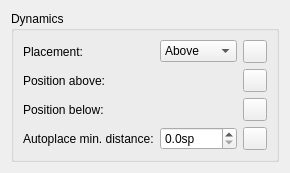
      <widget class="QWidget" name="PageDynamics">
       <layout class="QVBoxLayout" name="verticalLayout_49">
        <item>
         <widget class="QGroupBox" name="groupBox_dynamics">
          <property name="title">
           <string>Dynamics</string>
          </property>
          <layout class="QGridLayout" name="gridLayout_22">
           <item row="3" column="0">
            <widget class="QLabel" name="label_118">
             <property name="text">
              <string>Autoplace min. distance:</string>
             </property>
             <property name="buddy">
              <cstring>dynamicsMinDistance</cstring>
             </property>
            </widget>
           </item>
           <item row="3" column="1">
            <widget class="QDoubleSpinBox" name="dynamicsMinDistance">
             <property name="suffix">
              <string extracomment="spatium unit">sp</string>
             </property>
             <property name="decimals">
              <number>1</number>
             </property>
             <property name="minimum">
              <double>0.000000000000000</double>
             </property>
             <property name="maximum">
              <double>1000.000000000000000</double>
             </property>
             <property name="singleStep">
              <double>0.200000000000000</double>
             </property>
             <property name="value">
              <double>0.000000000000000</double>
             </property>
            </widget>
           </item>
           <item row="3" column="2">
            <widget class="QToolButton" name="resetDynamicsMinDistance">
             <property name="toolTip">
              <string>Reset to default</string>
             </property>
             <property name="accessibleName">
              <string>Reset 'Autoplace min. distance' value</string>
             </property>
             <property name="text">
              <string notr="true"/>
             </property>
            </widget>
           </item>
           <item row="1" column="2">
            <widget class="QToolButton" name="resetDynamicsPosAbove">
             <property name="toolTip">
              <string>Reset to default</string>
             </property>
             <property name="accessibleName">
              <string>Reset 'Position above' value</string>
             </property>
             <property name="text">
              <string notr="true"/>
             </property>
            </widget>
           </item>
           <item row="0" column="1">
            <widget class="QComboBox" name="dynamicsPlacement">
             <item>
              <property name="text">
               <string notr="true">Above</string>
              </property>
             </item>
             <item>
              <property name="text">
               <string notr="true">Below</string>
              </property>
             </item>
            </widget>
           </item>
           <item row="0" column="0">
            <widget class="QLabel" name="label_126">
             <property name="text">
              <string>Placement:</string>
             </property>
             <property name="buddy">
              <cstring>dynamicsPlacement</cstring>
             </property>
            </widget>
           </item>
           <item row="0" column="2">
            <widget class="QToolButton" name="resetDynamicsPlacement">
             <property name="toolTip">
              <string>Reset to default</string>
             </property>
             <property name="accessibleName">
              <string>Reset 'Placement' value</string>
             </property>
             <property name="text">
              <string notr="true"/>
             </property>
            </widget>
           </item>
           <item row="1" column="0">
            <widget class="QLabel" name="label_138">
             <property name="text">
              <string>Position above:</string>
             </property>
             <property name="buddy">
              <cstring>dynamicsPosAbove</cstring>
             </property>
            </widget>
           </item>
           <item row="2" column="0">
            <widget class="QLabel" name="label_141">
             <property name="text">
              <string>Position below:</string>
             </property>
             <property name="buddy">
              <cstring>dynamicsPosBelow</cstring>
             </property>
            </widget>
           </item>
           <item row="2" column="2">
            <widget class="QToolButton" name="resetDynamicsPosBelow">
             <property name="toolTip">
              <string>Reset to default</string>
             </property>
             <property name="accessibleName">
              <string>Reset 'Position below' value</string>
             </property>
             <property name="text">
              <string notr="true"/>
             </property>
            </widget>
           </item>
           <item row="1" column="1">
            <widget class="mu::notation::OffsetSelect" name="dynamicsPosAbove" native="true"/>
           </item>
           <item row="2" column="1">
            <widget class="mu::notation::OffsetSelect" name="dynamicsPosBelow" native="true"/>
           </item>
           <item row="0" column="3">
            <spacer name="horizontalSpacer_30">
             <property name="orientation">
              <enum>Qt::Horizontal</enum>
             </property>
             <property name="sizeHint" stdset="0">
              <size>
               <width>0</width>
               <height>0</height>
              </size>
             </property>
            </spacer>
           </item>
          </layout>
         </widget>
        </item>
        <item>
         <spacer name="verticalSpacer_22">
          <property name="orientation">
           <enum>Qt::Vertical</enum>
          </property>
          <property name="sizeHint" stdset="0">
           <size>
            <width>0</width>
            <height>0</height>
           </size>
          </property>
         </spacer>
        </item>
       </layout>
      </widget>
